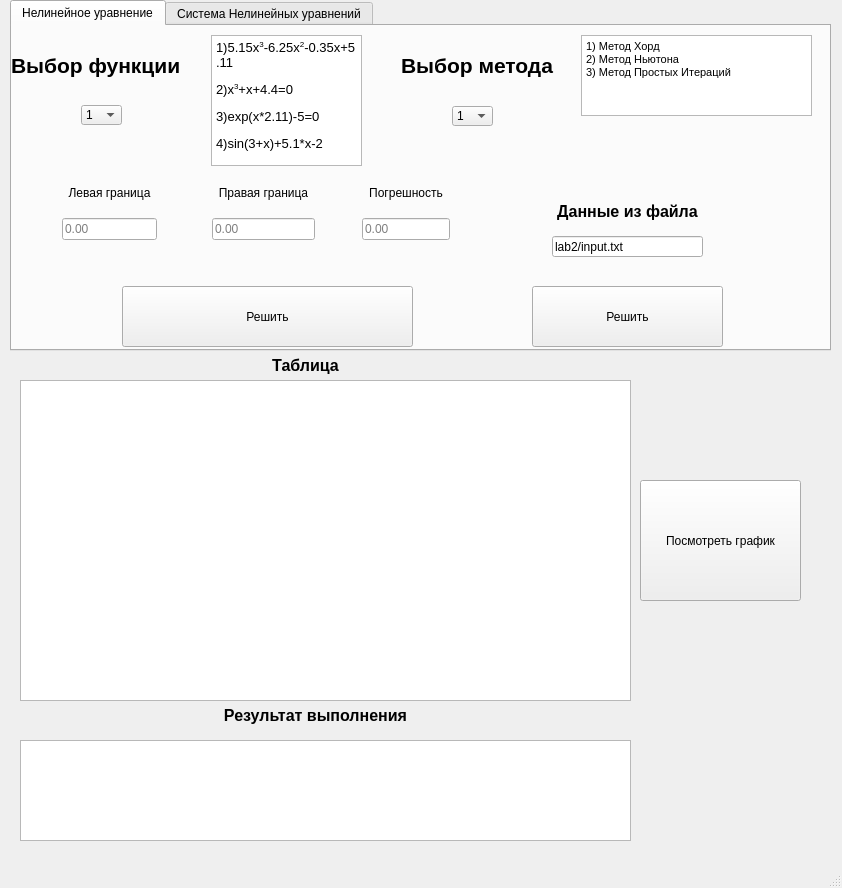
<?xml version="1.0" encoding="UTF-8"?>
<ui version="4.0">
 <class>MainWindow</class>
 <widget class="QMainWindow" name="MainWindow">
  <property name="geometry">
   <rect>
    <x>0</x>
    <y>0</y>
    <width>842</width>
    <height>888</height>
   </rect>
  </property>
  <property name="windowTitle">
   <string>Лабораторная 2</string>
  </property>
  <widget class="QWidget" name="centralwidget">
   <widget class="QPushButton" name="pushButton_2">
    <property name="geometry">
     <rect>
      <x>640</x>
      <y>480</y>
      <width>161</width>
      <height>121</height>
     </rect>
    </property>
    <property name="text">
     <string>Посмотреть график</string>
    </property>
   </widget>
   <widget class="QLabel" name="label_13">
    <property name="geometry">
     <rect>
      <x>190</x>
      <y>700</y>
      <width>251</width>
      <height>31</height>
     </rect>
    </property>
    <property name="font">
     <font>
      <pointsize>12</pointsize>
      <weight>75</weight>
      <bold>true</bold>
     </font>
    </property>
    <property name="text">
     <string>Результат выполнения</string>
    </property>
    <property name="scaledContents">
     <bool>false</bool>
    </property>
    <property name="alignment">
     <set>Qt::AlignCenter</set>
    </property>
   </widget>
   <widget class="QTableWidget" name="tableWidget">
    <property name="geometry">
     <rect>
      <x>20</x>
      <y>380</y>
      <width>611</width>
      <height>321</height>
     </rect>
    </property>
    <property name="columnCount">
     <number>0</number>
    </property>
   </widget>
   <widget class="QLabel" name="label_5">
    <property name="geometry">
     <rect>
      <x>220</x>
      <y>350</y>
      <width>171</width>
      <height>31</height>
     </rect>
    </property>
    <property name="font">
     <font>
      <pointsize>12</pointsize>
      <weight>75</weight>
      <bold>true</bold>
     </font>
    </property>
    <property name="text">
     <string>Таблица</string>
    </property>
    <property name="scaledContents">
     <bool>false</bool>
    </property>
    <property name="alignment">
     <set>Qt::AlignCenter</set>
    </property>
   </widget>
   <widget class="QTabWidget" name="tabWidget">
    <property name="geometry">
     <rect>
      <x>10</x>
      <y>0</y>
      <width>821</width>
      <height>351</height>
     </rect>
    </property>
    <property name="currentIndex">
     <number>0</number>
    </property>
    <widget class="QWidget" name="tab">
     <attribute name="title">
      <string>Нелинейное уравнение</string>
     </attribute>
     <widget class="QWidget" name="layoutWidget">
      <property name="geometry">
       <rect>
        <x>0</x>
        <y>160</y>
        <width>789</width>
        <height>169</height>
       </rect>
      </property>
      <layout class="QHBoxLayout" name="horizontalLayout_2">
       <item>
        <widget class="QWidget" name="widget_3" native="true">
         <widget class="QWidget" name="verticalLayoutWidget_9">
          <property name="geometry">
           <rect>
            <x>50</x>
            <y>0</y>
            <width>95</width>
            <height>54</height>
           </rect>
          </property>
          <layout class="QVBoxLayout" name="verticalLayout_10">
           <item>
            <widget class="QLabel" name="label_10">
             <property name="text">
              <string>Левая граница</string>
             </property>
             <property name="alignment">
              <set>Qt::AlignCenter</set>
             </property>
            </widget>
           </item>
           <item>
            <spacer name="verticalSpacer_5">
             <property name="orientation">
              <enum>Qt::Vertical</enum>
             </property>
             <property name="sizeType">
              <enum>QSizePolicy::Expanding</enum>
             </property>
             <property name="sizeHint" stdset="0">
              <size>
               <width>20</width>
               <height>40</height>
              </size>
             </property>
            </spacer>
           </item>
           <item>
            <widget class="QLineEdit" name="lineEdit">
             <property name="text">
              <string/>
             </property>
             <property name="placeholderText">
              <string>0.00</string>
             </property>
            </widget>
           </item>
          </layout>
         </widget>
         <widget class="QWidget" name="verticalLayoutWidget_10">
          <property name="geometry">
           <rect>
            <x>200</x>
            <y>0</y>
            <width>103</width>
            <height>54</height>
           </rect>
          </property>
          <layout class="QVBoxLayout" name="verticalLayout_11">
           <item>
            <widget class="QLabel" name="label_11">
             <property name="text">
              <string>Правая граница</string>
             </property>
             <property name="alignment">
              <set>Qt::AlignCenter</set>
             </property>
            </widget>
           </item>
           <item>
            <spacer name="verticalSpacer_6">
             <property name="orientation">
              <enum>Qt::Vertical</enum>
             </property>
             <property name="sizeHint" stdset="0">
              <size>
               <width>20</width>
               <height>40</height>
              </size>
             </property>
            </spacer>
           </item>
           <item>
            <widget class="QLineEdit" name="lineEdit_2">
             <property name="text">
              <string/>
             </property>
             <property name="placeholderText">
              <string>0.00</string>
             </property>
            </widget>
           </item>
          </layout>
         </widget>
         <widget class="QWidget" name="verticalLayoutWidget_11">
          <property name="geometry">
           <rect>
            <x>350</x>
            <y>0</y>
            <width>88</width>
            <height>54</height>
           </rect>
          </property>
          <layout class="QVBoxLayout" name="verticalLayout_12">
           <item>
            <widget class="QLabel" name="label_12">
             <property name="text">
              <string>Погрешность</string>
             </property>
             <property name="alignment">
              <set>Qt::AlignCenter</set>
             </property>
            </widget>
           </item>
           <item>
            <spacer name="verticalSpacer_7">
             <property name="orientation">
              <enum>Qt::Vertical</enum>
             </property>
             <property name="sizeHint" stdset="0">
              <size>
               <width>20</width>
               <height>40</height>
              </size>
             </property>
            </spacer>
           </item>
           <item>
            <widget class="QLineEdit" name="lineEdit_3">
             <property name="text">
              <string/>
             </property>
             <property name="placeholderText">
              <string>0.00</string>
             </property>
            </widget>
           </item>
          </layout>
         </widget>
         <widget class="QPushButton" name="pushButton">
          <property name="geometry">
           <rect>
            <x>110</x>
            <y>100</y>
            <width>291</width>
            <height>61</height>
           </rect>
          </property>
          <property name="text">
           <string>Решить</string>
          </property>
         </widget>
         <widget class="QLineEdit" name="lineEdit_5">
          <property name="geometry">
           <rect>
            <x>540</x>
            <y>50</y>
            <width>151</width>
            <height>21</height>
           </rect>
          </property>
          <property name="toolTip">
           <string/>
          </property>
          <property name="statusTip">
           <string/>
          </property>
          <property name="whatsThis">
           <string/>
          </property>
          <property name="accessibleName">
           <string/>
          </property>
          <property name="text">
           <string>lab2/input.txt</string>
          </property>
          <property name="placeholderText">
           <string>Путь до файла</string>
          </property>
         </widget>
         <widget class="QPushButton" name="pushButton_3">
          <property name="geometry">
           <rect>
            <x>520</x>
            <y>100</y>
            <width>191</width>
            <height>61</height>
           </rect>
          </property>
          <property name="text">
           <string>Решить</string>
          </property>
         </widget>
         <widget class="QLabel" name="label_6">
          <property name="geometry">
           <rect>
            <x>530</x>
            <y>10</y>
            <width>171</width>
            <height>31</height>
           </rect>
          </property>
          <property name="font">
           <font>
            <pointsize>12</pointsize>
            <weight>75</weight>
            <bold>true</bold>
           </font>
          </property>
          <property name="text">
           <string>Данные из файла</string>
          </property>
          <property name="scaledContents">
           <bool>false</bool>
          </property>
          <property name="alignment">
           <set>Qt::AlignCenter</set>
          </property>
         </widget>
        </widget>
       </item>
      </layout>
     </widget>
     <widget class="QComboBox" name="comboBox">
      <property name="geometry">
       <rect>
        <x>69</x>
        <y>79</y>
        <width>41</width>
        <height>20</height>
       </rect>
      </property>
      <item>
       <property name="text">
        <string>1</string>
       </property>
      </item>
      <item>
       <property name="text">
        <string>2</string>
       </property>
      </item>
      <item>
       <property name="text">
        <string>3</string>
       </property>
      </item>
      <item>
       <property name="text">
        <string>4</string>
       </property>
      </item>
     </widget>
     <widget class="QTextEdit" name="textEdit_2">
      <property name="geometry">
       <rect>
        <x>199</x>
        <y>9</y>
        <width>151</width>
        <height>131</height>
       </rect>
      </property>
      <property name="readOnly">
       <bool>true</bool>
      </property>
      <property name="html">
       <string>&lt;!DOCTYPE HTML PUBLIC &quot;-//W3C//DTD HTML 4.0//EN&quot; &quot;http://www.w3.org/TR/REC-html40/strict.dtd&quot;&gt;
&lt;html&gt;&lt;head&gt;&lt;meta name=&quot;qrichtext&quot; content=&quot;1&quot; /&gt;&lt;style type=&quot;text/css&quot;&gt;
p, li { white-space: pre-wrap; }
&lt;/style&gt;&lt;/head&gt;&lt;body style=&quot; font-family:'MS Shell Dlg 2'; font-size:8.25pt; font-weight:400; font-style:normal;&quot;&gt;
&lt;p style=&quot; margin-top:12px; margin-bottom:12px; margin-left:0px; margin-right:0px; -qt-block-indent:0; text-indent:0px;&quot;&gt;&lt;span style=&quot; font-size:10pt;&quot;&gt;1)5.15x&lt;/span&gt;&lt;span style=&quot; font-size:10pt; vertical-align:super;&quot;&gt;3&lt;/span&gt;&lt;span style=&quot; font-size:10pt;&quot;&gt;-6.25x&lt;/span&gt;&lt;span style=&quot; font-size:10pt; vertical-align:super;&quot;&gt;2&lt;/span&gt;&lt;span style=&quot; font-size:10pt;&quot;&gt;-0.35x+5.11&lt;/span&gt;&lt;/p&gt;
&lt;p style=&quot; margin-top:12px; margin-bottom:12px; margin-left:0px; margin-right:0px; -qt-block-indent:0; text-indent:0px;&quot;&gt;&lt;span style=&quot; font-size:10pt;&quot;&gt;2)x&lt;/span&gt;&lt;span style=&quot; font-size:10pt; vertical-align:super;&quot;&gt;3&lt;/span&gt;&lt;span style=&quot; font-size:10pt;&quot;&gt;+x+4.4=0               &lt;/span&gt;&lt;/p&gt;
&lt;p style=&quot; margin-top:12px; margin-bottom:12px; margin-left:0px; margin-right:0px; -qt-block-indent:0; text-indent:0px;&quot;&gt;&lt;span style=&quot; font-size:10pt;&quot;&gt;3)exp(x*2.11)-5=0 &lt;/span&gt;&lt;/p&gt;
&lt;p style=&quot; margin-top:12px; margin-bottom:12px; margin-left:0px; margin-right:0px; -qt-block-indent:0; text-indent:0px;&quot;&gt;&lt;span style=&quot; font-size:10pt;&quot;&gt;4)sin(3+x)+5.1*x-2&lt;/span&gt;&lt;/p&gt;&lt;/body&gt;&lt;/html&gt;</string>
      </property>
     </widget>
     <widget class="QTextEdit" name="textEdit">
      <property name="geometry">
       <rect>
        <x>569</x>
        <y>9</y>
        <width>231</width>
        <height>81</height>
       </rect>
      </property>
      <property name="html">
       <string>&lt;!DOCTYPE HTML PUBLIC &quot;-//W3C//DTD HTML 4.0//EN&quot; &quot;http://www.w3.org/TR/REC-html40/strict.dtd&quot;&gt;
&lt;html&gt;&lt;head&gt;&lt;meta name=&quot;qrichtext&quot; content=&quot;1&quot; /&gt;&lt;style type=&quot;text/css&quot;&gt;
p, li { white-space: pre-wrap; }
&lt;/style&gt;&lt;/head&gt;&lt;body style=&quot; font-family:'MS Shell Dlg 2'; font-size:8.25pt; font-weight:400; font-style:normal;&quot;&gt;
&lt;p style=&quot; margin-top:0px; margin-bottom:0px; margin-left:0px; margin-right:0px; -qt-block-indent:0; text-indent:0px;&quot;&gt;1) Метод Хорд&lt;/p&gt;
&lt;p style=&quot; margin-top:0px; margin-bottom:0px; margin-left:0px; margin-right:0px; -qt-block-indent:0; text-indent:0px;&quot;&gt;2) Метод Ньютона&lt;/p&gt;
&lt;p style=&quot; margin-top:0px; margin-bottom:0px; margin-left:0px; margin-right:0px; -qt-block-indent:0; text-indent:0px;&quot;&gt;3) Метод Простых Итераций&lt;/p&gt;
&lt;p style=&quot;-qt-paragraph-type:empty; margin-top:0px; margin-bottom:0px; margin-left:0px; margin-right:0px; -qt-block-indent:0; text-indent:0px;&quot;&gt;&lt;br /&gt;&lt;/p&gt;&lt;/body&gt;&lt;/html&gt;</string>
      </property>
     </widget>
     <widget class="QLabel" name="label_14">
      <property name="geometry">
       <rect>
        <x>-1</x>
        <y>-1</y>
        <width>231</width>
        <height>81</height>
       </rect>
      </property>
      <property name="font">
       <font>
        <pointsize>16</pointsize>
        <weight>75</weight>
        <bold>true</bold>
       </font>
      </property>
      <property name="text">
       <string>Выбор функции</string>
      </property>
     </widget>
     <widget class="QLabel" name="label_15">
      <property name="geometry">
       <rect>
        <x>389</x>
        <y>-1</y>
        <width>231</width>
        <height>81</height>
       </rect>
      </property>
      <property name="font">
       <font>
        <pointsize>16</pointsize>
        <weight>75</weight>
        <bold>true</bold>
       </font>
      </property>
      <property name="text">
       <string>Выбор метода</string>
      </property>
     </widget>
     <widget class="QComboBox" name="comboBox_2">
      <property name="geometry">
       <rect>
        <x>440</x>
        <y>80</y>
        <width>41</width>
        <height>20</height>
       </rect>
      </property>
      <item>
       <property name="text">
        <string>1</string>
       </property>
      </item>
      <item>
       <property name="text">
        <string>2</string>
       </property>
      </item>
      <item>
       <property name="text">
        <string>3</string>
       </property>
      </item>
     </widget>
    </widget>
    <widget class="QWidget" name="tab_2">
     <attribute name="title">
      <string>Система Нелинейных уравнений</string>
     </attribute>
     <widget class="QComboBox" name="comboBox_4">
      <property name="geometry">
       <rect>
        <x>220</x>
        <y>100</y>
        <width>41</width>
        <height>20</height>
       </rect>
      </property>
      <item>
       <property name="text">
        <string>1</string>
       </property>
      </item>
      <item>
       <property name="text">
        <string>2</string>
       </property>
      </item>
     </widget>
     <widget class="QLabel" name="label_16">
      <property name="geometry">
       <rect>
        <x>160</x>
        <y>0</y>
        <width>231</width>
        <height>81</height>
       </rect>
      </property>
      <property name="font">
       <font>
        <pointsize>16</pointsize>
        <weight>75</weight>
        <bold>true</bold>
       </font>
      </property>
      <property name="text">
       <string>Выбор систем</string>
      </property>
     </widget>
     <widget class="QWidget" name="layoutWidget">
      <property name="geometry">
       <rect>
        <x>0</x>
        <y>160</y>
        <width>789</width>
        <height>169</height>
       </rect>
      </property>
      <layout class="QHBoxLayout" name="horizontalLayout_3">
       <item>
        <widget class="QWidget" name="widget_4" native="true">
         <widget class="QWidget" name="verticalLayoutWidget_12">
          <property name="geometry">
           <rect>
            <x>29</x>
            <y>0</y>
            <width>162</width>
            <height>54</height>
           </rect>
          </property>
          <layout class="QVBoxLayout" name="verticalLayout_13">
           <item>
            <widget class="QLabel" name="label_17">
             <property name="text">
              <string>(1) Первое приближение</string>
             </property>
             <property name="alignment">
              <set>Qt::AlignCenter</set>
             </property>
            </widget>
           </item>
           <item>
            <spacer name="verticalSpacer_8">
             <property name="orientation">
              <enum>Qt::Vertical</enum>
             </property>
             <property name="sizeType">
              <enum>QSizePolicy::Expanding</enum>
             </property>
             <property name="sizeHint" stdset="0">
              <size>
               <width>20</width>
               <height>40</height>
              </size>
             </property>
            </spacer>
           </item>
           <item>
            <widget class="QLineEdit" name="lineEdit_11">
             <property name="text">
              <string/>
             </property>
             <property name="placeholderText">
              <string>0.00</string>
             </property>
            </widget>
           </item>
          </layout>
         </widget>
         <widget class="QWidget" name="verticalLayoutWidget_13">
          <property name="geometry">
           <rect>
            <x>200</x>
            <y>0</y>
            <width>162</width>
            <height>54</height>
           </rect>
          </property>
          <layout class="QVBoxLayout" name="verticalLayout_14">
           <item>
            <widget class="QLabel" name="label_18">
             <property name="text">
              <string>(2) Первое приближение</string>
             </property>
             <property name="alignment">
              <set>Qt::AlignCenter</set>
             </property>
            </widget>
           </item>
           <item>
            <spacer name="verticalSpacer_9">
             <property name="orientation">
              <enum>Qt::Vertical</enum>
             </property>
             <property name="sizeHint" stdset="0">
              <size>
               <width>20</width>
               <height>40</height>
              </size>
             </property>
            </spacer>
           </item>
           <item>
            <widget class="QLineEdit" name="lineEdit_12">
             <property name="text">
              <string/>
             </property>
             <property name="placeholderText">
              <string>0.00</string>
             </property>
            </widget>
           </item>
          </layout>
         </widget>
         <widget class="QWidget" name="verticalLayoutWidget_14">
          <property name="geometry">
           <rect>
            <x>370</x>
            <y>0</y>
            <width>88</width>
            <height>54</height>
           </rect>
          </property>
          <layout class="QVBoxLayout" name="verticalLayout_15">
           <item>
            <widget class="QLabel" name="label_19">
             <property name="text">
              <string>Погрешность</string>
             </property>
             <property name="alignment">
              <set>Qt::AlignCenter</set>
             </property>
            </widget>
           </item>
           <item>
            <spacer name="verticalSpacer_10">
             <property name="orientation">
              <enum>Qt::Vertical</enum>
             </property>
             <property name="sizeHint" stdset="0">
              <size>
               <width>20</width>
               <height>40</height>
              </size>
             </property>
            </spacer>
           </item>
           <item>
            <widget class="QLineEdit" name="lineEdit_13">
             <property name="text">
              <string/>
             </property>
             <property name="placeholderText">
              <string>0.00</string>
             </property>
            </widget>
           </item>
          </layout>
         </widget>
         <widget class="QPushButton" name="pushButton_7">
          <property name="geometry">
           <rect>
            <x>110</x>
            <y>100</y>
            <width>271</width>
            <height>61</height>
           </rect>
          </property>
          <property name="text">
           <string>Решить</string>
          </property>
         </widget>
         <widget class="QLineEdit" name="lineEdit_14">
          <property name="geometry">
           <rect>
            <x>540</x>
            <y>50</y>
            <width>151</width>
            <height>21</height>
           </rect>
          </property>
          <property name="toolTip">
           <string/>
          </property>
          <property name="statusTip">
           <string/>
          </property>
          <property name="whatsThis">
           <string/>
          </property>
          <property name="accessibleName">
           <string/>
          </property>
          <property name="text">
           <string>lab2/input1.txt</string>
          </property>
          <property name="placeholderText">
           <string>Путь до файла</string>
          </property>
         </widget>
         <widget class="QPushButton" name="pushButton_8">
          <property name="geometry">
           <rect>
            <x>520</x>
            <y>100</y>
            <width>191</width>
            <height>61</height>
           </rect>
          </property>
          <property name="text">
           <string>Решить</string>
          </property>
         </widget>
         <widget class="QLabel" name="label_7">
          <property name="geometry">
           <rect>
            <x>530</x>
            <y>10</y>
            <width>171</width>
            <height>31</height>
           </rect>
          </property>
          <property name="font">
           <font>
            <pointsize>12</pointsize>
            <weight>75</weight>
            <bold>true</bold>
           </font>
          </property>
          <property name="text">
           <string>Данные из файла</string>
          </property>
          <property name="scaledContents">
           <bool>false</bool>
          </property>
          <property name="alignment">
           <set>Qt::AlignCenter</set>
          </property>
         </widget>
        </widget>
       </item>
      </layout>
     </widget>
     <widget class="QTextEdit" name="textEdit_3">
      <property name="geometry">
       <rect>
        <x>520</x>
        <y>10</y>
        <width>161</width>
        <height>111</height>
       </rect>
      </property>
      <property name="html">
       <string>&lt;!DOCTYPE HTML PUBLIC &quot;-//W3C//DTD HTML 4.0//EN&quot; &quot;http://www.w3.org/TR/REC-html40/strict.dtd&quot;&gt;
&lt;html&gt;&lt;head&gt;&lt;meta name=&quot;qrichtext&quot; content=&quot;1&quot; /&gt;&lt;style type=&quot;text/css&quot;&gt;
p, li { white-space: pre-wrap; }
&lt;/style&gt;&lt;/head&gt;&lt;body style=&quot; font-family:'MS Shell Dlg 2'; font-size:8.25pt; font-weight:400; font-style:normal;&quot;&gt;
&lt;p style=&quot; margin-top:0px; margin-bottom:0px; margin-left:0px; margin-right:0px; -qt-block-indent:0; text-indent:0px;&quot;&gt;1) sin(y)-2x=2&lt;/p&gt;
&lt;p style=&quot; margin-top:0px; margin-bottom:0px; margin-left:0px; margin-right:0px; -qt-block-indent:0; text-indent:0px;&quot;&gt;    cos(x+0.5)+y=1&lt;/p&gt;
&lt;p style=&quot;-qt-paragraph-type:empty; margin-top:0px; margin-bottom:0px; margin-left:0px; margin-right:0px; -qt-block-indent:0; text-indent:0px;&quot;&gt;&lt;br /&gt;&lt;/p&gt;
&lt;p style=&quot; margin-top:0px; margin-bottom:0px; margin-left:0px; margin-right:0px; -qt-block-indent:0; text-indent:0px;&quot;&gt;2) sin(x+1)-y=1.2&lt;/p&gt;
&lt;p style=&quot; margin-top:0px; margin-bottom:0px; margin-left:0px; margin-right:0px; -qt-block-indent:0; text-indent:0px;&quot;&gt;    2x+cos(y)=2&lt;/p&gt;&lt;/body&gt;&lt;/html&gt;</string>
      </property>
     </widget>
    </widget>
   </widget>
   <widget class="QTextEdit" name="textEdit_4">
    <property name="geometry">
     <rect>
      <x>20</x>
      <y>740</y>
      <width>611</width>
      <height>101</height>
     </rect>
    </property>
    <property name="readOnly">
     <bool>true</bool>
    </property>
   </widget>
  </widget>
  <widget class="QMenuBar" name="menubar">
   <property name="geometry">
    <rect>
     <x>0</x>
     <y>0</y>
     <width>842</width>
     <height>21</height>
    </rect>
   </property>
  </widget>
  <widget class="QStatusBar" name="statusbar"/>
 </widget>
 <resources/>
 <connections/>
</ui>
